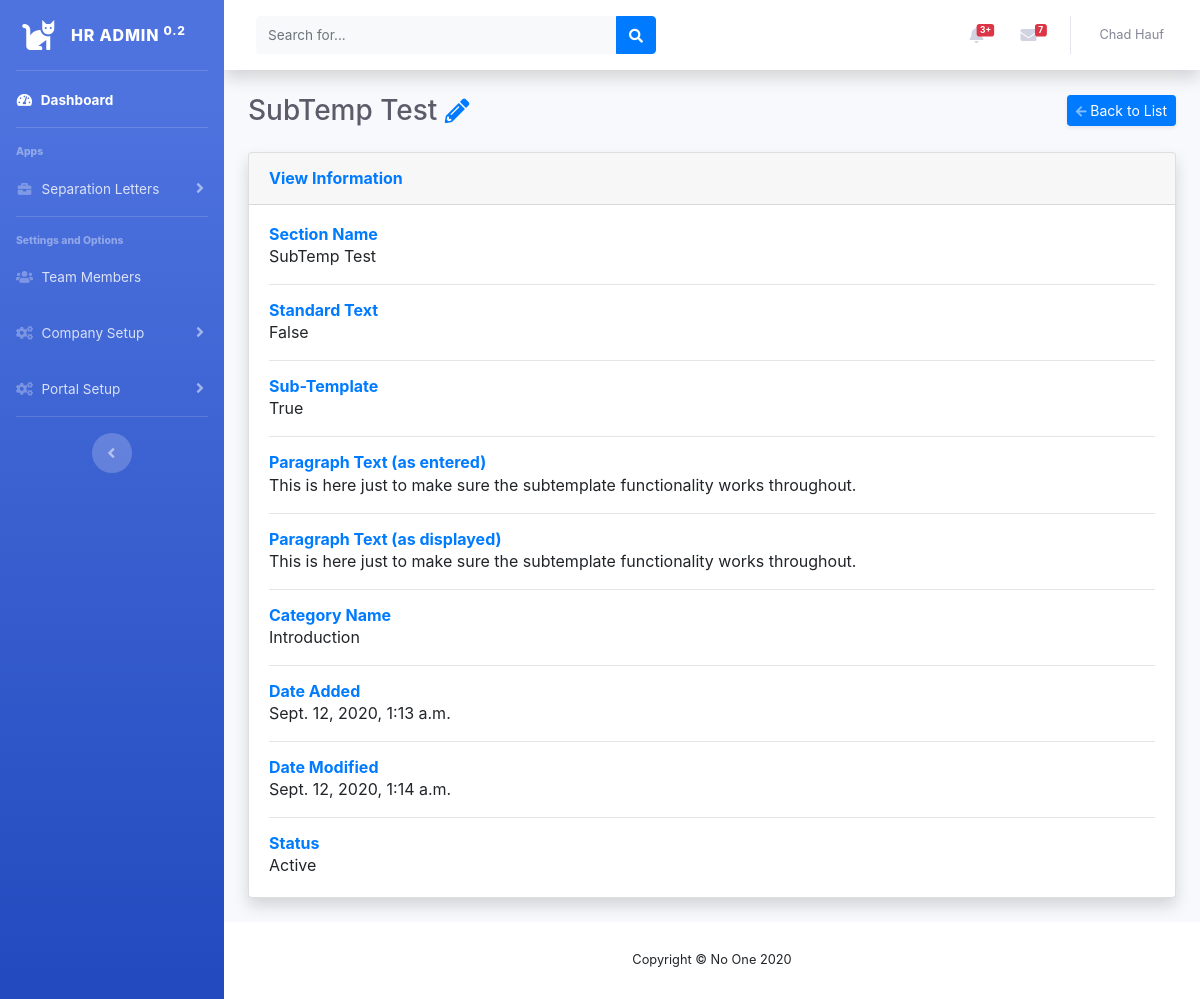
Screenshot of /separationletter/section/7/ with the database file from the repository.
### separation_letter/models.py (models this page shows, shortened)
class LetterSections(models.Model):
    name = models.CharField(max_length=50, unique=True, verbose_name='Section Name')
    paragraph_text = models.TextField()
    standard_text = models.BooleanField()
    subtemplate_indicator = models.BooleanField(verbose_name='Sub-Template')
    category = models.ForeignKey(LetterCategories, on_delete=models.CASCADE, verbose_name='Section Category')
    date_added = models.DateTimeField(auto_now_add=True)
    date_modified = models.DateTimeField(auto_now=True)
    CATEGORY_STATUS = (
        ('a', 'Active'),
        ('i', 'Inactive'),
    )
    status = models.CharField(
        max_length=1,
        choices=CATEGORY_STATUS,
        default='a',
    )
    class Meta:
        ordering = ['name']

class LetterCategories(models.Model):
    name = models.CharField(max_length=50, verbose_name='Category Name')
    date_added = models.DateTimeField(auto_now_add=True)
    date_modified = models.DateTimeField(auto_now=True)
    CATEGORY_STATUS = (
        ('a', 'Active'),
        ('i', 'Inactive'),
    )
    status = models.CharField(
        max_length=1,
        choices=CATEGORY_STATUS,
        default='a',
    )
    class Meta:
        ordering = ['name']

### separation_letter/views.py (the view)
# urls.py: path('section/<int:section_id>/', views.view_section, name='view_section'),
def view_section(request, section_id):
    section = LetterSections.objects.get(id=section_id)
    parsed_paragraph_text = parse_section_tags(section.paragraph_text)
    context = {'section': section, 'parsed_paragraph_text': parsed_paragraph_text}
    return render(request, 'separation_letter/section/view_section.html', context)

### separation_letter/views.py (called while the page is built)
def parse_section_tags(parsed_paragraph_text):
    for x in range(6):  # loop through up to 6 times to take into account tags within sub templates
        matches = re.findall(r'\[\[(.*?)\]\]', parsed_paragraph_text)
        for match in matches:
            try:
                text = LetterSections.objects.get(name=match)
                parsed_paragraph_text = parsed_paragraph_text.replace('[[' + match + ']]', text.paragraph_text)
            except LetterSections.DoesNotExist:
                parsed_paragraph_text = parsed_paragraph_text.replace('[[' + match + ']]', match)
        if not re.search(r'\[\[(.*?)\]\]', parsed_paragraph_text):  # break the loop early if no sub templates are found
            break
    return parsed_paragraph_text

### separation_letter/templates/separation_letter/section/view_section.html
{% extends "hr_web_app/base.html" %}
{% load static %}
{% block header %}
<div class="d-sm-flex align-items-center justify-content-between mb-4">
    <h1 class="h3 mb-0 text-gray-800">
        {{ section.name }}
        <a href="{% url 'separation_letter:edit_section' section.id %}"><i class="fas fa-pencil-alt fa-sm"></i></a>
    </h1>
    <a href="{% url 'separation_letter:section' %}" class="d-none d-sm-inline-block btn btn-sm btn-primary shadow-sm"><i class="fas fa-arrow-left fa-sm text-white-50"></i> Back to List</a>
</div>
{% endblock %}
{% block page_content %}
<div class="card shadow mb-4">
    <div class="card-header py-3">
        <h6 class="m-0 font-weight-bold text-primary">View Information</h6>
    </div>
    <div class="card-body">
        <h6 class="m-0 font-weight-bold text-primary">Section Name</h6>
        {{ section.name }}
        <hr>
        <h6 class="m-0 font-weight-bold text-primary">Standard Text</h6>
        {{ section.standard_text }}
        <hr>
        <h6 class="m-0 font-weight-bold text-primary">Sub-Template</h6>
        {{ section.subtemplate_indicator }}
        <hr>
        <h6 class="m-0 font-weight-bold text-primary">Paragraph Text (as entered)</h6>
        {{ section.paragraph_text|safe }}
        <hr>
        <h6 class="m-0 font-weight-bold text-primary">Paragraph Text (as displayed)</h6>
        {{ parsed_paragraph_text|safe }}
        <hr>
        <h6 class="m-0 font-weight-bold text-primary">Category Name</h6>
        {{ section.category.name }}
        <hr>
        <h6 class="m-0 font-weight-bold text-primary">Date Added</h6>
        {{ section.date_added }}
        <hr>
        <h6 class="m-0 font-weight-bold text-primary">Date Modified</h6>
        {{ section.date_modified }}
        <hr>
        <h6 class="m-0 font-weight-bold text-primary">Status</h6>
        {{ section.get_status_display }}
    </div>
</div>
{% endblock %}

### rows the page displays
LetterSections: name "SubTemp Test", standard_text "False", subtemplate_indicator "True", paragraph_text "This is here just to make sure the subtemplate functionality works throughout.", category.name "Introduction", date_added "Sept. 12, 2020, 1:13 a.m.", date_modified "Sept. 12, 2020, 1:14 a.m.", status "Active"
